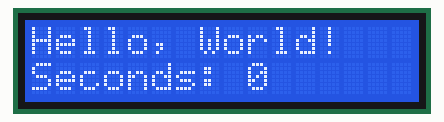
Simulated run of this sketch. Board: Arduino Uno, built with avr-gcc and run on an emulated ATmega328P. On the bench: 16×2 character LCD.

Above: at 0.1 s.
At 4.1 s:
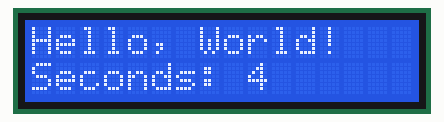
At 9.1 s:
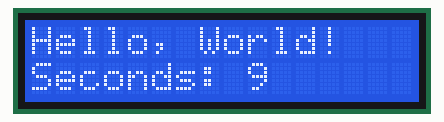
At 19.1 s:
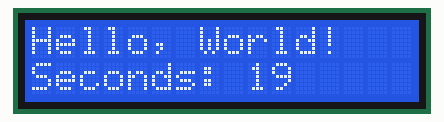
At 29.1 s:
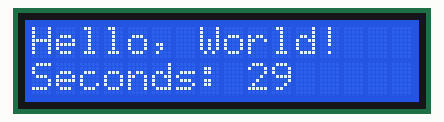
At 39.1 s:
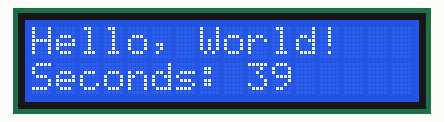

The sketch:

LCD_display.ino
```cpp
#include <LiquidCrystal.h>

LiquidCrystal lcd(7,8,9,10,11,12);

void setup() {
  lcd.begin(16, 2);
  lcd.print("Hello, World!");
  lcd.setCursor(0,1);
  lcd.print("Seconds: ");
}

void loop() {
  lcd.setCursor(9, 1);
  lcd.print(millis() / 1000);
}
```

Measured:
- what the display in image 1 shows lasts 1.0 s, from 4.0 s to 5.0 s
